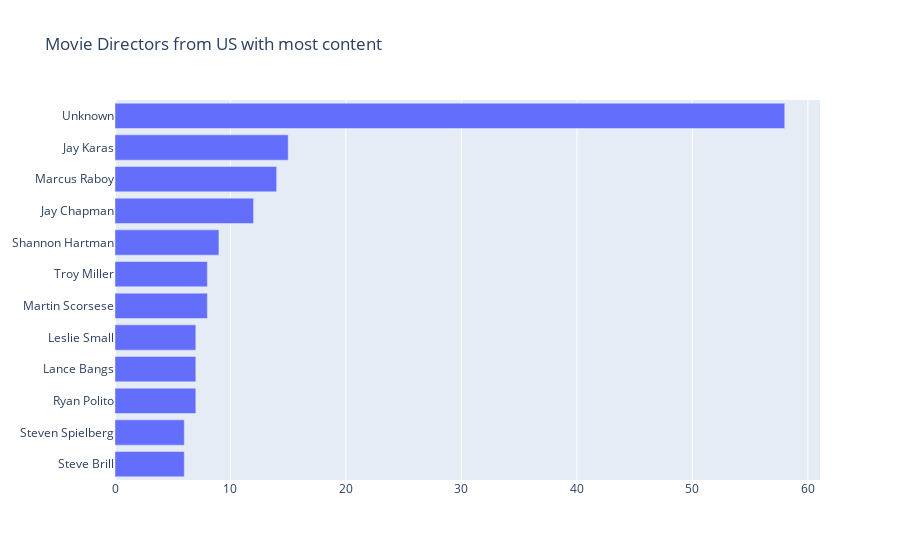

The code cell stored with this chart in its notebook:
### Markdown cell above
### Directors with Most Content
Focus on directors from the US.

### Code cell
small = df[df["type"] == "Movie"]
small = small[small["country"] == "United States"]

col = "director"
categories = ", ".join(small[col].fillna("")).split(", ")
counter_list = Counter(categories).most_common(12)
counter_list = [_ for _ in counter_list if _[0] != ""]
labels = [_[0] for _ in counter_list][::-1]
values = [_[1] for _ in counter_list][::-1]
trace1 = go.Bar(y=labels, x=values, orientation="h", name="TV Shows")

data = [trace1]
layout = go.Layout(title="Movie Directors from US with most content", legend=dict(x=0.1, y=1.1, orientation="h"))
movie_director = go.Figure(data, layout=layout)
movie_director.show()

### Figure 1 — Plotly figure (JSON) as saved in the notebook; plotly's stock layout.template omitted (floating-point values rounded to 4 significant figures)
{"data": [{"name": "TV Shows", "orientation": "h", "type": "bar", "x": [6, 6, 7, 7, 7, 8, 8, 9, 12, 14, 15, 58], "y": ["Steve Brill", "Steven Spielberg", "Ryan Polito", "Lance Bangs", "Leslie Small", "Martin Scorsese", "Troy Miller", "Shannon Hartman", "Jay Chapman", "Marcus Raboy", "Jay Karas", "Unknown"]}], "layout": {"legend": {"orientation": "h", "x": 0.1, "y": 1.1}, "title": {"text": "Movie Directors from US with most content"}}}
